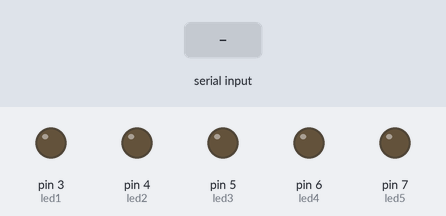
Recording of a sketch running on a simulated Arduino Uno, built with avr-gcc and run on an emulated ATmega328P. Parts: output pins drawn as LEDs (lit = HIGH). The inputs (shaded band) are chosen by the test bench.

Above: at 1.2 s.
1.3 s: "1" received over the second serial link
At 1.6 s:
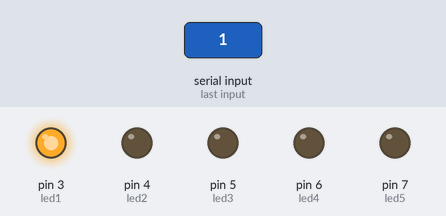
2.8 s: "3" received over the second serial link
At 3.9 s:
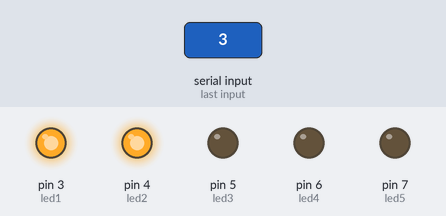
4.3 s: "0" received over the second serial link
At 5.0 s:
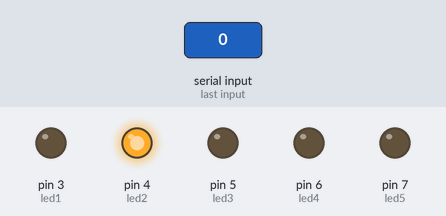
5.8 s: "5" received over the second serial link
At 6.2 s:
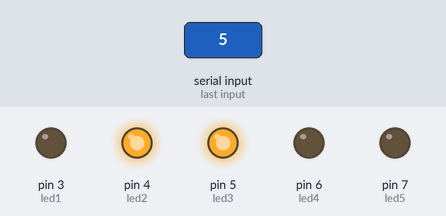
7.3 s: "2" received over the second serial link
At 8.5 s:
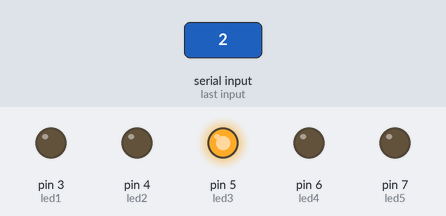
8.8 s: "7" received over the second serial link
At 9.7 s:
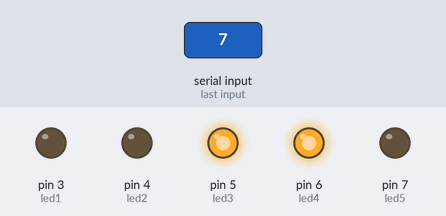
Timing chart, 0 to 11.3 s (numbered marks = the images above; inputs shaded):
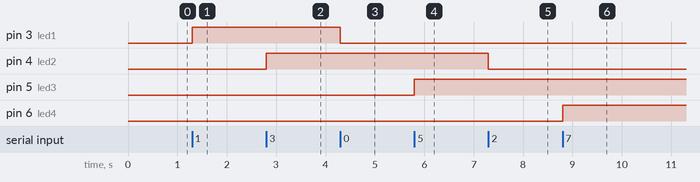

The sketch:

rx.ino
```cpp
#include <SoftwareSerial.h>
//penerima


SoftwareSerial mySerial(0,1);//rxtx
int led1 =3;
int led2 =4;
int led3 =5;
int led4 =6;
int led5 =7;
void setup()
{
  pinMode(led1,OUTPUT);
  pinMode(led2,OUTPUT);
  pinMode(led3,OUTPUT);
  pinMode(led4,OUTPUT);
  pinMode(led5,OUTPUT);
mySerial.begin(9600);
}

void loop() {
  char c;
  if(mySerial.available()>0){
    c=mySerial.read();
    if(c=='0'){
      digitalWrite(led1,LOW);
    }
    if(c=='1'){
      digitalWrite(led1,HIGH);
    }
     if(c=='2'){
      digitalWrite(led2,LOW);
    }
    if(c=='3'){
      digitalWrite(led2,HIGH);
    }
     if(c=='4'){
      digitalWrite(led3,LOW);
    }
    if(c=='5'){
      digitalWrite(led3,HIGH);
    }
     if(c=='6'){
      digitalWrite(led4,LOW);
    }
    if(c=='7'){
      digitalWrite(led4,HIGH);
    }
     if(c=='8'){
      digitalWrite(led5,LOW);
    }
    if(c=='9'){
      digitalWrite(led5,HIGH);
    }
  }
}
```

Measured:
- after the input at 1.3 s, pin 3 (led1): LOW → HIGH at once
- after the input at 2.8 s, pin 4 (led2): LOW → HIGH at once
- after the input at 4.3 s, pin 3 (led1): HIGH → LOW at once
- after the input at 5.8 s, pin 5 (led3): LOW → HIGH at once
- after the input at 7.3 s, pin 4 (led2): HIGH → LOW at once
- after the input at 8.8 s, pin 6 (led4): LOW → HIGH at once
